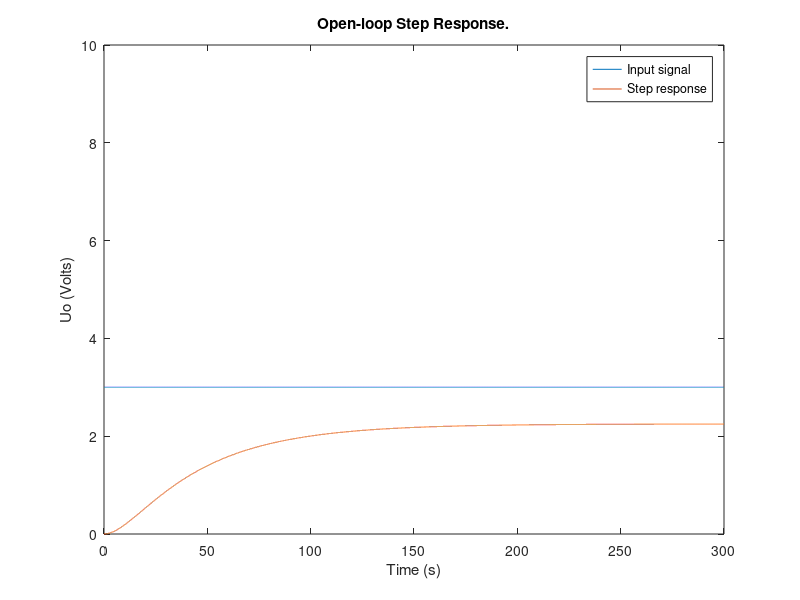
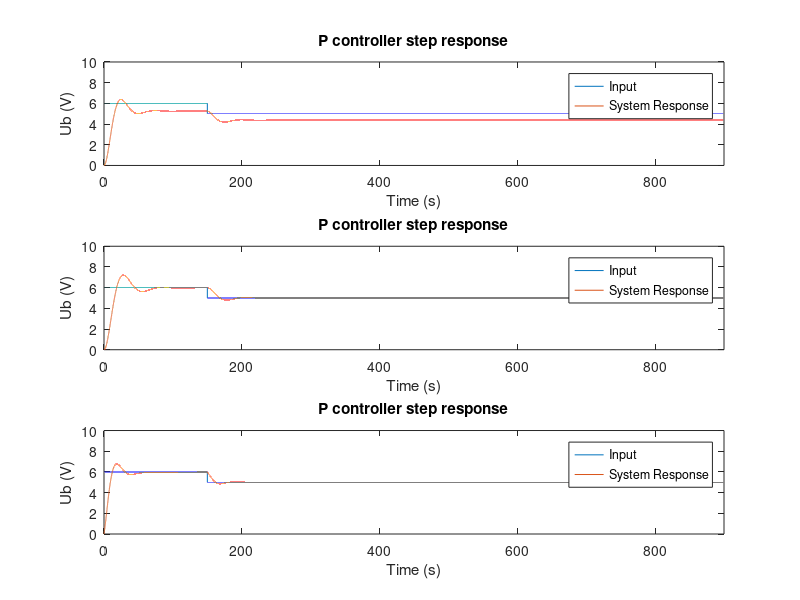
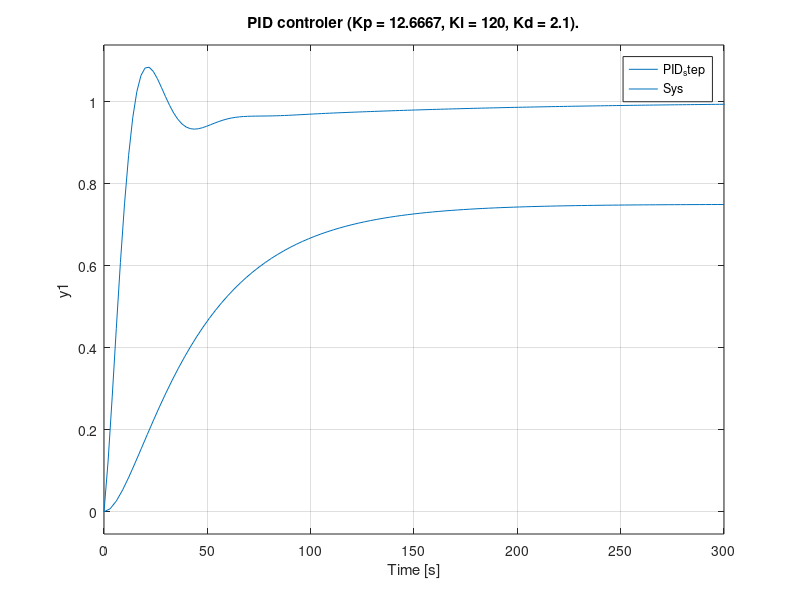
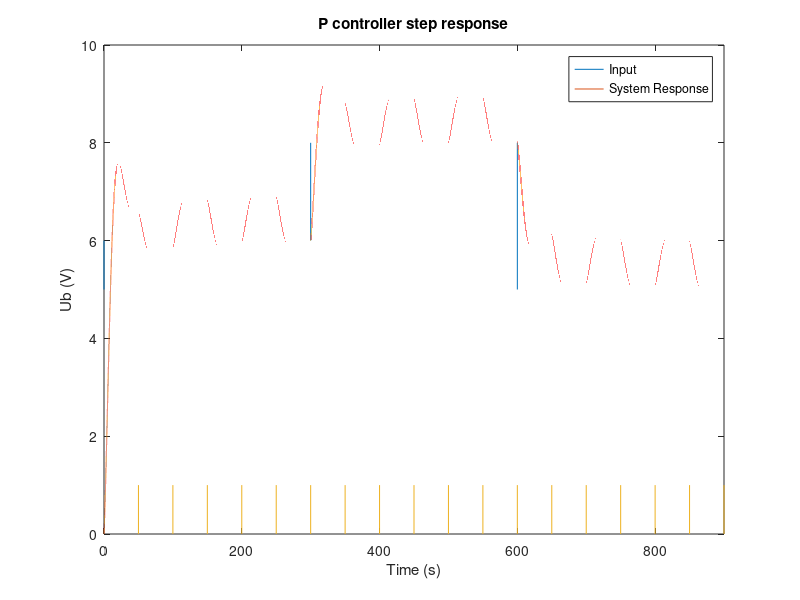

Source code (MATLAB) for these figures, in order:
close all;
clear all;
pkg load control
pkg load signal
clc

Ks = 0.75;
Tg = 50;
Tu = 5;

T1 = 10;
T2 = 40;

sys  = Ks * tf(1, [T1 1]) * tf(1, [T2 1])

%D1
figure('Name','Transfer function')
% [y,t] = step(sys);
t=0:0.01:300;
for k=1:length(t)
    if(t(k)<0)
        y(k) = 0;
    else
        y(k) = 3;
    end
end
plot(t, y);
hold on
st = lsim(sys,y,t);
plot(t, st);
title('Open-loop Step Response.');
ylabel('Uo (Volts)');
xlabel('Time (s)'); 
legend('Input signal', 'Step response')
axis([0 300 0 10])
hold off

%D2

%% ********* 20% overshoot ***********
fprintf('\n\t\t20 percent overshoot\n');
        %p controller
%///Parameters
Kp1 = (0.7*Tg)/(Ks*Tu);
%\\\
PID_controller = pidstd(Kp1);
tf(PID_controller)
m1 = feedback(PID_controller*sys,1)
%plots
% figure('name', '20% Overshoot')
% subplot(3,1,1),
% step(m1); 
% hold on;
% step(sys);
% title(['P controler (Kp = ' num2str(Kp1) ').']);
% legend('P_step','Sys');


        %pi controller
%///Parameters
Kp2 = (0.6*Tg)/(Ks*Tu);
Ti1 = Tg;
%\\\
PID_controller = pidstd(Kp2, Ti1);
tf(PID_controller)
m2 = feedback(PID_controller*sys,1)
%plots
% subplot(3,1,2),
% step(m2); 
% hold on; 
% step(sys);
% title(['PI controler (Kp = ' num2str(Kp2) ', Ki = ' num2str(Ti1) ').']);
% legend('PI_step','Sys');





        %pid controller
%///Parameters
Kp3 = (1.2*Tg)/(Ks*Tu);
Ti2 = 1.4*Tg;
Td = 0.47*Tu;
%\\\
PID_controller = pidstd(Kp3, Ti2, Td);
tf(PID_controller)
m3 = feedback(PID_controller*sys,1)
%plots
% subplot(3,1,3),
% step(m3); 
% hold on; 
% step(sys);
% title(['PID controler (Kp = ' num2str(Kp3) ', Ki = ' num2str(Ti2) ', Kd = ' num2str(Td) ').']);
% legend('PID_step','Sys');

%input
t1=0:0.01:900;
for k=1:length(t1)
    if(t1(k)<0)
        y1(k) = 5;
    elseif(t1(k)>=0 && t1(k)<=150)
        y1(k) = 6;
    else
        y1(k) = 5;
    end
end

% p response
figure('Name','Step response')
subplot(3,1,1),
plot(t1, y1)
axis([0 900 0 10])
hold on
resp = lsim(m1,y1,t1);
plot(t1, resp) 
title('P controller step response')
legend('Input', 'System Response')
xlabel('Time (s)'); 
ylabel('Ub (V)'); 
e = resp - (y1.');
disp('P errors')
% Errors
iea = trapz(t1,abs(e));          % IAE trapz=numerical integration 
ise = trapz(t1,e.^2);            % ISE 
itae = trapz(t1, t1'.*abs(e));     % ITAE
itse = trapz(t1,t1'.*(e.^2));      % ITSE

% pi response
subplot(3,1,2),
plot(t1, y1)
axis([0 900 0 10])
hold on
resp = lsim(m2,y1,t1);
plot(t1, resp) 
title('P controller step response')
legend('Input', 'System Response')
xlabel('Time (s)'); 
ylabel('Ub (V)'); 
e = resp - (y1.');
disp('PI errors')
% Errors
iea = trapz(t1,abs(e));          % IAE trapz=numerical integration 
ise = trapz(t1,e.^2);            % ISE 
itae = trapz(t1, t1'.*abs(e));     % ITAE
itse = trapz(t1,t1'.*(e.^2));      % ITSE

% pid response
subplot(3,1,3),
plot(t1, y1)
axis([0 900 0 10])
hold on
resp = lsim(m3,y1,t1);
plot(t1, resp) 
title('P controller step response')
legend('Input', 'System Response')
xlabel('Time (s)'); 
ylabel('Ub (V)'); 
e = resp - (y1.');
% Errors
disp('PID errors')
iea = trapz(t1,abs(e));          % IAE trapz=numerical integration 
ise = trapz(t1,e.^2);            % ISE 
itae = trapz(t1, t1'.*abs(e));     % ITAE
itse = trapz(t1,t1'.*(e.^2));      % ITSE



%% D3

% ********* 0% overshoot ***********
fprintf('\n\t\t0 percent disturbance\n');

        %pid controller
%///Parameters
Kp3 = (0.95*Tg)/(Ks*Tu);
Ti2 = 2.4*Tg;
Td = 0.42*Tu;
%\\\
PID_controller = pidstd(Kp3, Ti2, Td);
tf(PID_controller)
m4 = feedback(PID_controller*sys,1)
%plots
figure('name', '0% Overshoot')
step(m4); 
hold on;
step(sys);
title(['PID controler (Kp = ' num2str(Kp3) ', Ki = ' num2str(Ti2) ', Kd = ' num2str(Td) ').']);
legend('PID_step','Sys');
hold off;

% input
t1=0:0.001:900;
for k=1:length(t1)
    if(t1(k)<=0)
        y2(k) = 5;
    elseif(t1(k)>0 && t1(k)<=300)
        y2(k) = 6;
    elseif(t1(k)>300 && t1(k)<=600)
        y2(k) = 8;
    else
        y2(k) = 5;
    end
end
% disorder
f = 1/100;
disorder_pulse = square(2*pi*f*t1)/2 + 1/2;

y_disorderd = y2 + disorder_pulse;
% figure('Name','Step response')
% plot(t1, y_disorderd)

figure('Name','Step response')
plot(t1, y2)
axis([0 900 0 10])
hold on
resp = lsim(m4,y_disorderd,t1);
plot(t1, resp) 
hold on;
plot(t1, disorder_pulse);
title('P controller step response')
legend('Input', 'System Response')
xlabel('Time (s)'); 
ylabel('Ub (V)'); 
e = resp - (y2.');
% Errors
disp('PID disturbance errors')
iea = trapz(t1,abs(e));          % IAE trapz=numerical integration 
ise = trapz(t1,e.^2);            % ISE 
itae = trapz(t1, t1'.*abs(e));     % ITAE
itse = trapz(t1,t1'.*(e.^2));      % ITSE